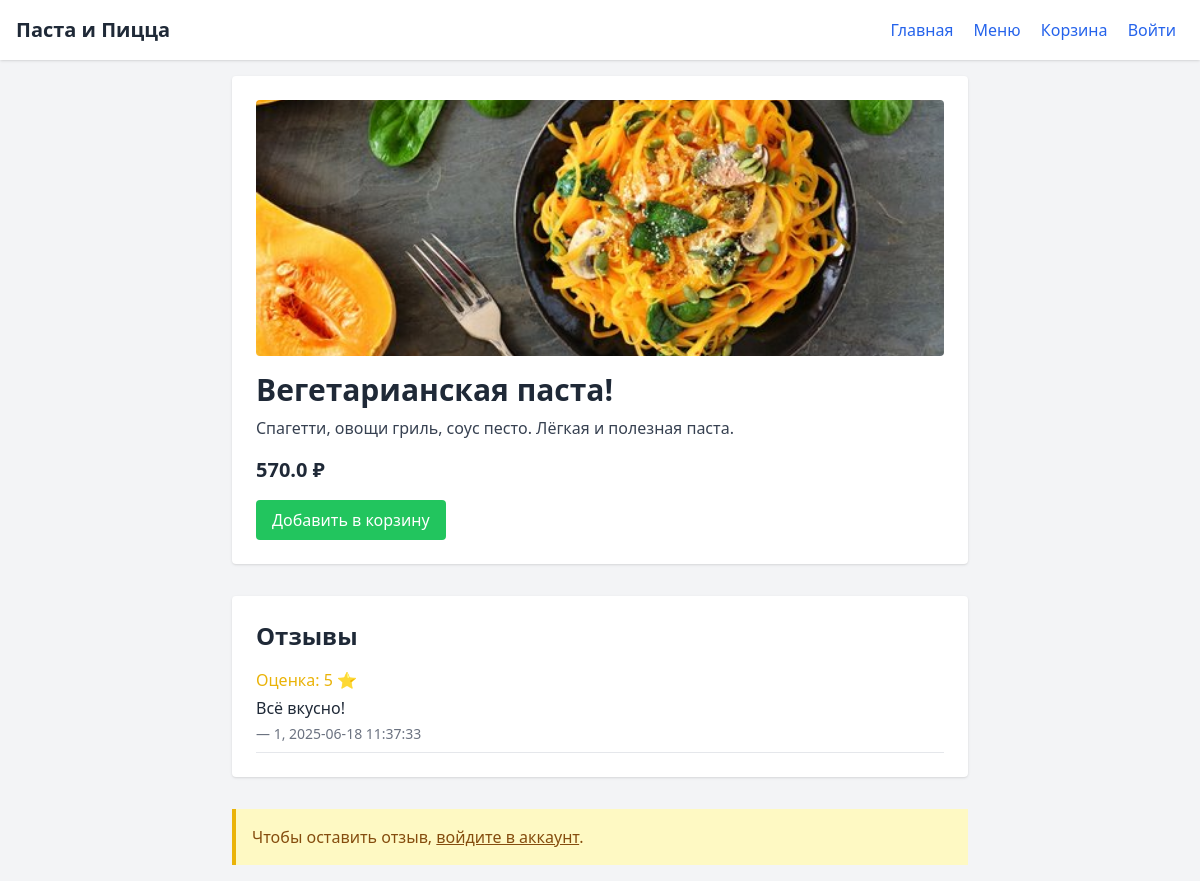
The app's page /dish/26 with its own data.
### tables this page shows
CREATE TABLE dishes (
    id INTEGER PRIMARY KEY AUTOINCREMENT,
    title TEXT,
    description TEXT,
    price REAL,
    category_id INTEGER,
    image TEXT,
    is_veg INTEGER DEFAULT 0,
    is_spicy INTEGER DEFAULT 0,
    FOREIGN KEY(category_id) REFERENCES categories(id)
);

CREATE TABLE reviews (
    id INTEGER PRIMARY KEY AUTOINCREMENT,
    user_id INTEGER,
    dish_id INTEGER,
    rating INTEGER,
    text TEXT,
    created_at TEXT,
    FOREIGN KEY(user_id) REFERENCES users(id),
    FOREIGN KEY(dish_id) REFERENCES dishes(id)
);

CREATE TABLE users ( 
    id INTEGER PRIMARY KEY AUTOINCREMENT,
    email TEXT UNIQUE,
    name TEXT,
    password TEXT,
    is_admin INTEGER DEFAULT 0
);

### src/app.py (the view)
@app.route("/dish/<int:dish_id>")
def dish_detail(dish_id):
    dish = get_dish_by_id(dish_id)
    reviews = get_reviews_for_dish(dish_id)
    return render_template("dish_detail.html", dish=dish, reviews=reviews)

### src/app.py (called while the page is built)
@app.before_request
def before_request():
    get_db()

@app.teardown_appcontext
def teardown_db(exception):
    close_db()

def get_dish_by_id(dish_id):
    row = query_db("SELECT * FROM dishes WHERE id=?", (dish_id,), one=True)
    return dict(row) if row else None

def get_reviews_for_dish(dish_id):
    reviews = query_db(
        "SELECT r.rating, r.text, u.name, r.created_at FROM reviews r JOIN users u ON r.user_id = u.id WHERE r.dish_id=? ORDER BY r.created_at DESC",
        (dish_id,))
    return [dict(row) for row in reviews]

### src/database.py (called while the page is built)
def get_db():
    if 'db' not in g:
        conn = sqlite3.connect(DB_PATH)
        conn.row_factory = sqlite3.Row
        g.db = conn
    return g.db

def query_db(query, args=(), one=False):
    cur = get_db().execute(query, args)
    rv = cur.fetchall()
    cur.close()
    return (rv[0] if rv else None) if one else rv

### src/templates/dish_detail.html (shortened to what this page needs)
<!DOCTYPE html>
<html lang="ru">
<head>
  <script src="https://cdn.tailwindcss.com"></script>
</head>
<body class="bg-gray-100 text-gray-800">
  <header class="bg-white shadow p-4 flex justify-between items-center">
    <h1 class="text-xl font-bold">Паста и Пицца</h1>
    <nav>
      <a href="/" class="mx-2 text-blue-600 hover:underline">Главная</a>
      <a href="/menu" class="mx-2 text-blue-600 hover:underline">Меню</a>
      <a href="/cart" class="mx-2 text-blue-600 hover:underline">Корзина</a>
      {% if session.user_id %}
        <span class="mx-2 text-gray-700">Привет, {{ session.user_name }}!</span>
        <a href="/logout" class="mx-2 text-red-600 hover:underline">Выйти</a>
      {% else %}
        <a href="/login" class="mx-2 text-blue-600 hover:underline">Войти</a>
      {% endif %}
    </nav>
  </header>
  <main class="p-4 max-w-3xl mx-auto">
    <div class="bg-white shadow rounded p-6 mb-8">
      {% if dish.image %}
        <img src="{{ url_for('uploads', filename=dish.image) }}" alt="{{ dish.title }}" class="w-full h-64 object-cover rounded mb-4">
      {% endif %}
      <h2 class="text-3xl font-bold mb-2">{{ dish.title }}</h2>
      <p class="text-gray-700 mb-4">{{ dish.description }}</p>
      <p class="text-xl font-semibold mb-4">{{ dish.price }} ₽</p>
      <form action="/cart" method="post" class="inline">
        <button type="submit" class="px-4 py-2 bg-green-500 text-white rounded hover:bg-green-600">Добавить в корзину</button>
      </form>
    </div>
    <div class="bg-white shadow rounded p-6 mb-8">
      <h3 class="text-2xl font-bold mb-4">Отзывы</h3>
      {% if reviews %}
        <div class="space-y-4">
          {% for review in reviews %}
            <div class="border-b pb-2">
              <p class="text-yellow-500 mb-1">Оценка: {{ review.rating }} ⭐️</p>
              <p class="text-gray-800 mb-1">{{ review.text }}</p>
              <p class="text-sm text-gray-500">— {{ review.name }}, {{ review.created_at }}</p>
            </div>
          {% endfor %}
        </div>
      {% else %}
        <p class="text-gray-600">Отзывов пока нет. Будьте первым!</p>
      {% endif %}
    </div>
    {% if session.user_id %}
      <div class="bg-white shadow rounded p-6">
        <h3 class="text-2xl font-bold mb-4">Оставить отзыв</h3>
        <form action="/review/{{ dish.id }}" method="post">
          <label for="rating" class="block mb-2">Оценка (1–5):</label>
          <select name="rating" id="rating" class="mb-4 w-full border rounded px-3 py-2">
            {% for i in range(1,6) %}
              <option value="{{ i }}">{{ i }}</option>
            {% endfor %}
          </select>
          <label for="text" class="block mb-2">Ваш отзыв:</label>
          <textarea name="text" id="text" rows="4" class="w-full border rounded px-3 py-2 mb-4"></textarea>
          <button type="submit" class="px-4 py-2 bg-blue-600 text-white rounded hover:bg-blue-700">Отправить</button>
        </form>
      </div>
    {% else %}
      <div class="bg-yellow-100 border-l-4 border-yellow-500 p-4">
        <p class="text-yellow-800">Чтобы оставить отзыв, <a href="/login" class="underline">войдите в аккаунт</a>.</p>
      </div>
    {% endif %}
  </main>
</body>
</html>

### records on screen
dishes: image (picture), title "Вегетарианская паста!", description "Спагетти, овощи гриль, соус песто. Лёгкая и полезная паста.", price "570.0"
reviews: rating "5", text "Всё вкусно!", name "1", created_at "2025-06-18 11:37:33"
